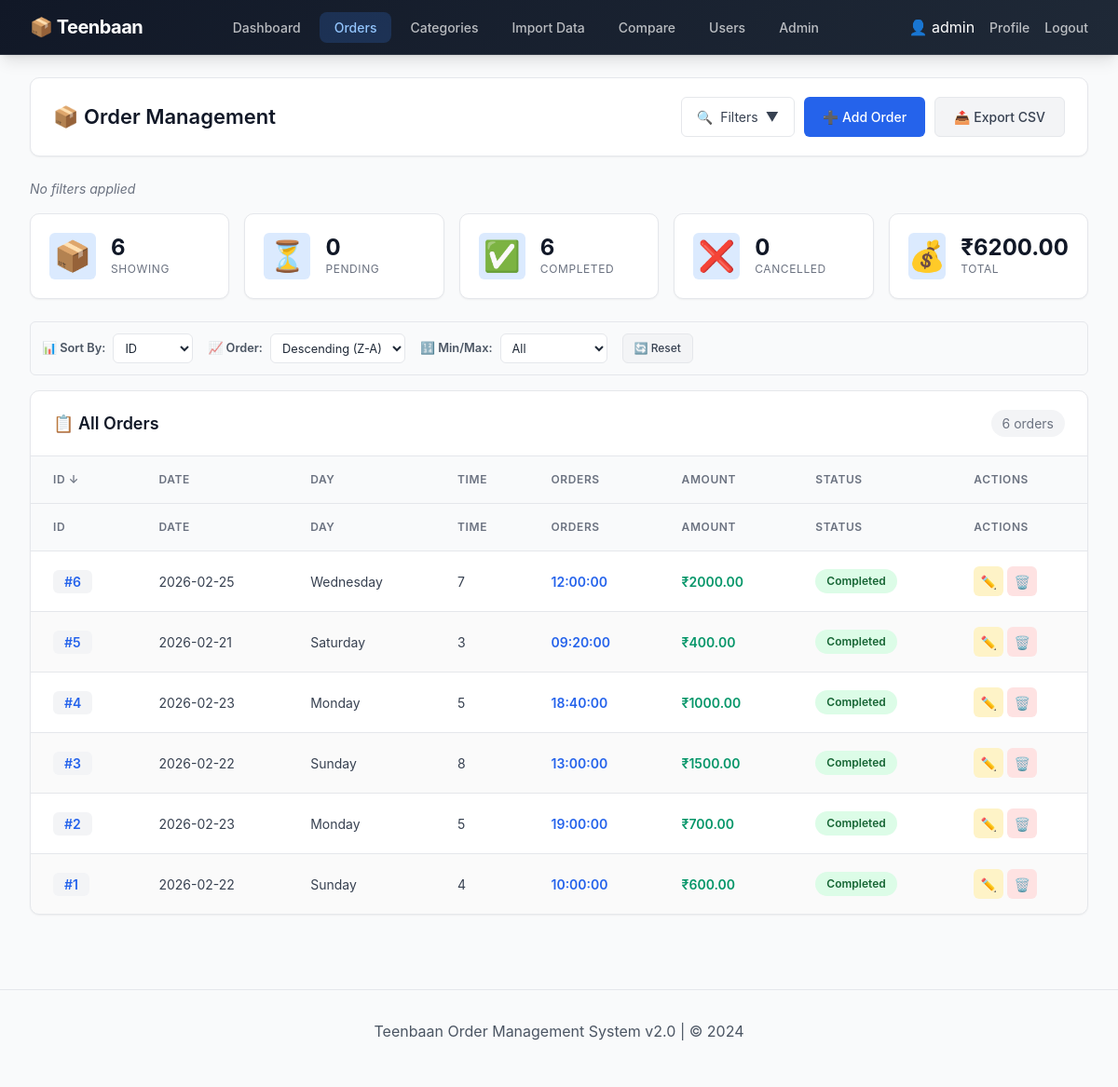
The page /orders (signed in) on the database as committed earlier.
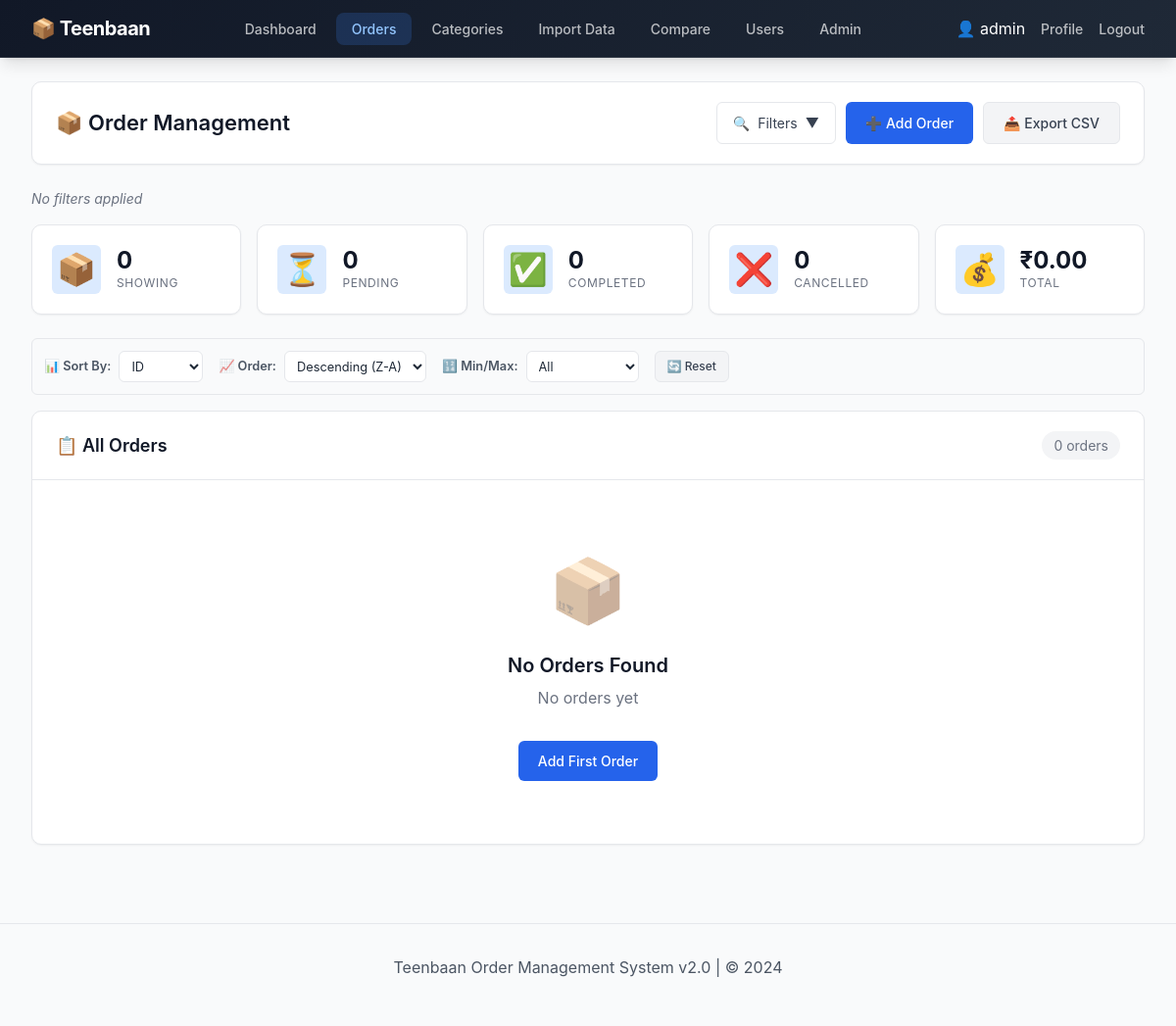
The same page on the database as committed later.
### tables this page shows
CREATE TABLE orders (
            id INTEGER PRIMARY KEY AUTOINCREMENT,
            date TEXT,
            day TEXT,
            orders INTEGER,
            time TEXT,
            amount_spend REAL
        , status TEXT DEFAULT 'completed', customer_name TEXT, customer_email TEXT, notes TEXT, created_at TIMESTAMP DEFAULT CURRENT_TIMESTAMP, updated_at TIMESTAMP DEFAULT CURRENT_TIMESTAMP);

### app.py (the view, shortened to what this page needs)
@app.route('/orders')
@login_required
def orders():
    date_filter = request.args.get('date', '')
    day_filter = request.args.get('day', '')
    time_filter = request.args.get('time', '')
    orders_op = request.args.get('orders_op', '')
    orders_value = request.args.get('orders', '')
    amount_op = request.args.get('amount_op', '')
    amount_value = request.args.get('amount', '')
    status_filter = request.args.get('status', '')
    sort_by = request.args.get('sort_by', 'id')
    sort_order = request.args.get('sort_order', 'desc')
    query = "SELECT * FROM orders WHERE 1=1"
    params = []
    if date_filter:
        query += " AND date = ?"
        params.append(date_filter)
    if day_filter:
        query += " AND day = ?"
        params.append(day_filter)
    if status_filter:
        query += " AND status = ?"
        params.append(status_filter)
    valid_sort_columns = ['id', 'date', 'day', 'time', 'orders', 'Amount_spend', 'status']
    if sort_by not in valid_sort_columns:
        sort_by = 'id'
    sort_direction = 'DESC' if sort_order == 'desc' else 'ASC'
    query += f" ORDER BY {sort_by} {sort_direction}"
    conn = get_db_connection()
    orders_list = conn.execute(query, params).fetchall()
    status_counts = conn.execute('''SELECT status, COUNT(*) FROM orders GROUP BY status''').fetchall()
    status_counts = {row[0]: row[1] for row in status_counts}
    total_amount = conn.execute("SELECT SUM(Amount_spend) FROM orders").fetchone()[0] or 0
    conn.close()
    orders_list = [list(row) for row in orders_list]
    for row in orders_list:
        time_str = str(row[3]) if row[3] else "00:00:00"
        try:
            time_obj = datetime.strptime(time_str, "%H:%M:%S")
            row[3] = time_obj.strftime("%I:%M %p")
        except:
            pass
    return render_template('orders.html',
                          orders=orders_list,
                          status_filter=status_filter,
                          status_counts=status_counts,
                          total_amount=total_amount,
                          filters={
                              'date': date_filter,
                              'day': day_filter,
                              'time': time_filter,
                              'orders_op': orders_op,
                              'orders': orders_value,
                              'amount_op': amount_op,
                              'amount': amount_value,
                              'status': status_filter
                          },
                          sort_by=sort_by,
                          sort_order=sort_order,
                          filters_applied=any([date_filter, day_filter, time_filter,
                                              orders_op, orders_value, amount_op,
                                              amount_value, status_filter]))

### templates/orders.html (shortened to what this page needs)
{% extends "base.html" %}
{% block extra_css %}
<link rel="stylesheet" href="{{ url_for('static', filename='css/dashboard.css') }}">
{% endblock %}
{% block content %}
<div class="page-header">
    <div class="header-left">
        <h1>📦 Order Management</h1>
    </div>
    <div class="header-actions">
        <button class="filter-toggle" id="filterToggle">
            <span>🔍</span>
            <span>Filters</span>
            <span class="arrow">▼</span>
        </button>
        <a href="{{ url_for('add') }}" class="btn btn-primary">➕ Add Order</a>
        <a href="{{ url_for('export_orders') }}" class="btn btn-secondary">📤 Export CSV</a>
    </div>
</div>
<div class="active-filters" id="activeFilters">
    {% set active_filters = [] %}
    {% if filters.date %}
        {% set active_filters = active_filters + [('Date', filters.date)] %}
    {% endif %}
    {% if filters.day %}
        {% set active_filters = active_filters + [('Day', filters.day)] %}
    {% endif %}
    {% if filters.time %}
        {% set active_filters = active_filters + [('Time', filters.time)] %}
    {% endif %}
    {% if filters.orders %}
        {% set active_filters = active_filters + [('Orders', filters.orders)] %}
    {% endif %}
    {% if filters.amount %}
        {% set active_filters = active_filters + [('Amount', '₹' ~ filters.amount)] %}
    {% endif %}
    {% if filters.status %}
        {% set active_filters = active_filters + [('Status', filters.status)] %}
    {% endif %}
    {% if active_filters|length > 0 %}
        {% for name, value in active_filters %}
        <span class="active-filter-tag">
            {{ name }}: {{ value }}
            <button class="remove" data-filter="{{ name|lower }}">×</button>
        </span>
        {% endfor %}
    {% else %}
        <span class="no-filters">No filters applied</span>
    {% endif %}
</div>
<div class="stats-row">
    <div class="stat-card">
        <div class="stat-icon">📦</div>
        <div class="stat-content">
            <span class="stat-value">{{ orders|length }}</span>
            <span class="stat-label">Showing</span>
        </div>
    </div>
    <div class="stat-card">
        <div class="stat-icon">⏳</div>
        <div class="stat-content">
            <span class="stat-value">{{ status_counts.get('pending', 0) }}</span>
            <span class="stat-label">Pending</span>
        </div>
    </div>
    <div class="stat-card">
        <div class="stat-icon">✅</div>
        <div class="stat-content">
            <span class="stat-value">{{ status_counts.get('completed', 0) }}</span>
            <span class="stat-label">Completed</span>
        </div>
    </div>
    <div class="stat-card">
        <div class="stat-icon">❌</div>
        <div class="stat-content">
            <span class="stat-value">{{ status_counts.get('cancelled', 0) }}</span>
            <span class="stat-label">Cancelled</span>
        </div>
    </div>
    <div class="stat-card">
        <div class="stat-icon">💰</div>
        <div class="stat-content">
            <span class="stat-value">₹{{ "%.2f"|format(total_amount) }}</span>
            <span class="stat-label">Total</span>
        </div>
    </div>
</div>
<div class="sort-bar">
    <div class="sort-item">
        <label>📊 Sort By:</label>
        <select name="sort_by" class="filter-select" onchange="this.form.submit()">
            <option value="id" {% if sort_by == 'id' %}selected{% endif %}>ID</option>
        </select>
    </div>
    <div class="sort-item">
        <label>📈 Order:</label>
        <select name="sort_order" class="filter-select" onchange="this.form.submit()">
            <option value="desc" {% if sort_order == 'desc' %}selected{% endif %}>Descending (Z-A)</option>
        </select>
    </div>
    <div class="sort-item">
        <label>🔢 Min/Max:</label>
        <select name="minmax" class="filter-select" onchange="applyMinMax(this.value)">
            <option value="">All</option>
        </select>
    </div>
    <a href="{{ url_for('orders') }}" class="btn btn-secondary btn-sm">🔄 Reset</a>
</div>
<div class="card">
    <div class="section-header">
        <h2>📋 All Orders</h2>
        <span class="record-count">{{ orders|length }} orders</span>
    </div>
    {% if orders %}
    <div class="table-wrapper">
        <table>
            <thead>
    <tr>
        <th>
            <a href="{{ url_for('orders', sort_by='id', sort_order='asc' if sort_by=='id' and sort_order=='desc' else 'desc') }}" class="sort-link">
                ID {% if sort_by == 'id' %}{% if sort_order == 'asc' %}↑{% else %}↓{% endif %}{% endif %}
            </a>
        </th>
        <th>
            <a href="{{ url_for('orders', sort_by='date', sort_order='asc' if sort_by=='date' and sort_order=='desc' else 'desc') }}" class="sort-link">
                Date {% if sort_by == 'date' %}{% if sort_order == 'asc' %}↑{% else %}↓{% endif %}{% endif %}
            </a>
        </th>
        <th>
            <a href="{{ url_for('orders', sort_by='day', sort_order='asc' if sort_by=='day' and sort_order=='desc' else 'desc') }}" class="sort-link">
                Day {% if sort_by == 'day' %}{% if sort_order == 'asc' %}↑{% else %}↓{% endif %}{% endif %}
            </a>
        </th>
        <th>
            <a href="{{ url_for('orders', sort_by='time', sort_order='asc' if sort_by=='time' and sort_order=='desc' else 'desc') }}" class="sort-link">
                Time {% if sort_by == 'time' %}{% if sort_order == 'asc' %}↑{% else %}↓{% endif %}{% endif %}
            </a>
        </th>
        <th>
            <a href="{{ url_for('orders', sort_by='orders', sort_order='asc' if sort_by=='orders' and sort_order=='desc' else 'desc') }}" class="sort-link">
                Orders {% if sort_by == 'orders' %}{% if sort_order == 'asc' %}↑{% else %}↓{% endif %}{% endif %}
            </a>
        </th>
        <th>
            <a href="{{ url_for('orders', sort_by='Amount_spend', sort_order='asc' if sort_by=='Amount_spend' and sort_order=='desc' else 'desc') }}" class="sort-link">
                Amount {% if sort_by == 'Amount_spend' %}{% if sort_order == 'asc' %}↑{% else %}↓{% endif %}{% endif %}
            </a>
        </th>
        <th>
            <a href="{{ url_for('orders', sort_by='status', sort_order='asc' if sort_by=='status' and sort_order=='desc' else 'desc') }}" class="sort-link">
                Status {% if sort_by == 'status' %}{% if sort_order == 'asc' %}↑{% else %}↓{% endif %}{% endif %}
            </a>
        </th>
        <th>Actions</th>
    </tr>
            </thead>
            <thead>
                <tr>
                    <th>ID</th>
                    <th>Date</th>
                    <th>Day</th>
                    <th>Time</th>
                    <th>Orders</th>
                    <th>Amount</th>
                    <th>Status</th>
                    <th>Actions</th>
                </tr>
            </thead>
            <tbody>
                {% for order in orders %}
                <tr>
                    <td><span class="id-badge">#{{ order[0] }}</span></td>
                    <td>{{ order[1] }}</td>
                    <td>{{ order[2] }}</td>
                    <td>{{ order[3] }}</td>
                    <td><span class="orders-count">{{ order[4] }}</span></td>
                    <td><span class="revenue-amount">₹{{ "%.2f"|format(order[5]) }}</span></td>
                    <td>
                        {% if order[6] == 'completed' %}
                        <span class="status-badge completed">Completed</span>
                        {% elif order[6] == 'pending' %}
                        <span class="status-badge pending">Pending</span>
                        {% elif order[6] == 'cancelled' %}
                        <span class="status-badge cancelled">Cancelled</span>
                        {% elif order[6] == 'refunded' %}
                        <span class="status-badge refunded">Refunded</span>
                        {% endif %}
                    </td>
                    <td class="action-cell">
                        <a href="{{ url_for('edit', id=order[0]) }}" class="btn-icon edit" title="Edit">✏️</a>
                        <a href="{{ url_for('delete', id=order[0]) }}"
                           class="btn-icon delete" title="Delete"
                           onclick="return confirm('Delete this order?')">🗑️</a>
                    </td>
                </tr>
                {% endfor %}
            </tbody>
        </table>
    </div>
    {% else %}
    <div class="empty-state">
        <div class="empty-icon">📦</div>
        <h3>No Orders Found</h3>
        <p>{% if filters_applied %}No orders match your filter criteria{% else %}No orders yet{% endif %}</p>
        <a href="{{ url_for('add') }}" class="btn btn-primary mt-2">Add First Order</a>
    </div>
    {% endif %}
</div>
{% endblock %}

### templates/base.html (shortened to what this page needs)
<!DOCTYPE html>
<html lang="en">
<head>
    <link rel="stylesheet" href="{{ url_for('static', filename='css/main.css') }}">
    <link rel="stylesheet" href="{{ url_for('static', filename='css/navbar.css') }}">
    <link rel="stylesheet" href="{{ url_for('static', filename='css/cards.css') }}">
    <link rel="stylesheet" href="{{ url_for('static', filename='css/buttons.css') }}">
    <link rel="stylesheet" href="{{ url_for('static', filename='css/forms.css') }}">
    <link rel="stylesheet" href="{{ url_for('static', filename='css/tables.css') }}">
    <link rel="stylesheet" href="{{ url_for('static', filename='css/badges.css') }}">
    <link rel="stylesheet" href="{{ url_for('static', filename='css/alerts.css') }}">
    {% block extra_css %}{% endblock %}
</head>
<body>
    {% if session.get('user_id') %}
    <nav class="navbar">
        <a href="{{ url_for('dashboard') }}" class="navbar-brand">📦 Teenbaan</a>
        <ul class="navbar-nav">
            <li><a href="{{ url_for('dashboard') }}" class="{{ 'active' if request.endpoint == 'dashboard' else '' }}">Dashboard</a></li>
            <li><a href="{{ url_for('orders') }}" class="{{ 'active' if request.endpoint == 'orders' else '' }}">Orders</a></li>
            <li><a href="{{ url_for('categories') }}" class="{{ 'active' if request.endpoint == 'categories' else '' }}">Categories</a></li>
            <li><a href="{{ url_for('import_data') }}" class="{{ 'active' if request.endpoint in ['import_data', 'view_table'] else '' }}">Import Data</a></li>
            {% if session.get('role') == 'admin' %}
            <li><a href="{{ url_for('compare') }}" class="{{ 'active' if request.endpoint == 'compare' else '' }}">Compare</a></li>
                        <li><a href="{{ url_for('users') }}" class="{{ 'active' if request.endpoint == 'users' else '' }}">Users</a></li>
            <li><a href="{{ url_for('admin') }}" class="{{ 'active' if request.endpoint == 'admin' else '' }}">Admin</a></li>
            {% endif %}
        </ul>
        <div class="navbar-user">
            <span>👤 {{ session['username'] }}</span>
            <a href="{{ url_for('profile') }}">Profile</a>
            <a href="{{ url_for('logout') }}">Logout</a>
        </div>
    </nav>
    {% endif %}
    <div class="container">
        {% block content %}{% endblock %}
    </div>
    {% if session.get('user_id') %}
    <footer>
        <p>Teenbaan Order Management System v2.0 | © 2024</p>
    </footer>
    {% endif %}
</body>
</html>

Rows that differ between the two databases and show on the page:
removed orders: id "6", date "2026-02-25", day "Wednesday", orders "7", time "12:00:00", amount_spend "2000.00", status "Completed"
removed orders: id "5", date "2026-02-21", day "Saturday", orders "3", time "09:20:00", amount_spend "400.00", status "Completed"
removed orders: id "4", date "2026-02-23", day "Monday", orders "5", time "18:40:00", amount_spend "1000.00", status "Completed"
removed orders: id "3", date "2026-02-22", day "Sunday", orders "8", time "13:00:00", amount_spend "1500.00", status "Completed"
removed orders: id "2", date "2026-02-23", day "Monday", orders "5", time "19:00:00", amount_spend "700.00", status "Completed"
removed orders: id "1", date "2026-02-22", day "Sunday", orders "4", time "10:00:00", amount_spend "600.00", status "Completed"
Other text that changed with them:
{{ orders|length }}: "6" → "0"
{{ status_counts.get('completed', 0) }}: "6" → "0"
{{ "%.2f"|format(total_amount) }}: "6200.00" → "0.00"
text no longer shown: "ID ↓ DATE DAY TIME ORDERS AMOUNT STATUS ACTIONS ID DATE DAY TIME ORDERS AMOUNT STATUS ACTIONS"
text now shown: "📦 No Orders Found No orders yet Add First Order"
